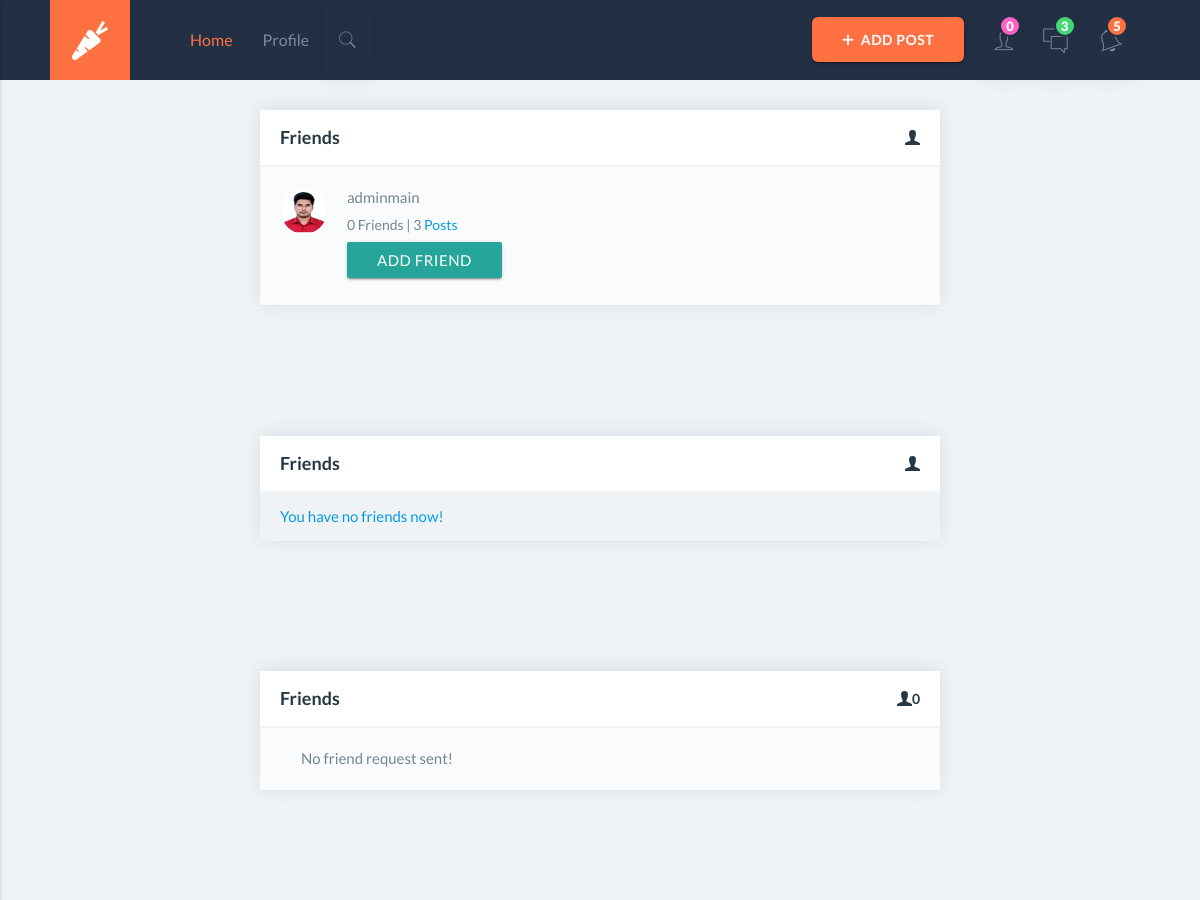
Before: /users/adminmain/ (signed in, upper part) with the older database file.
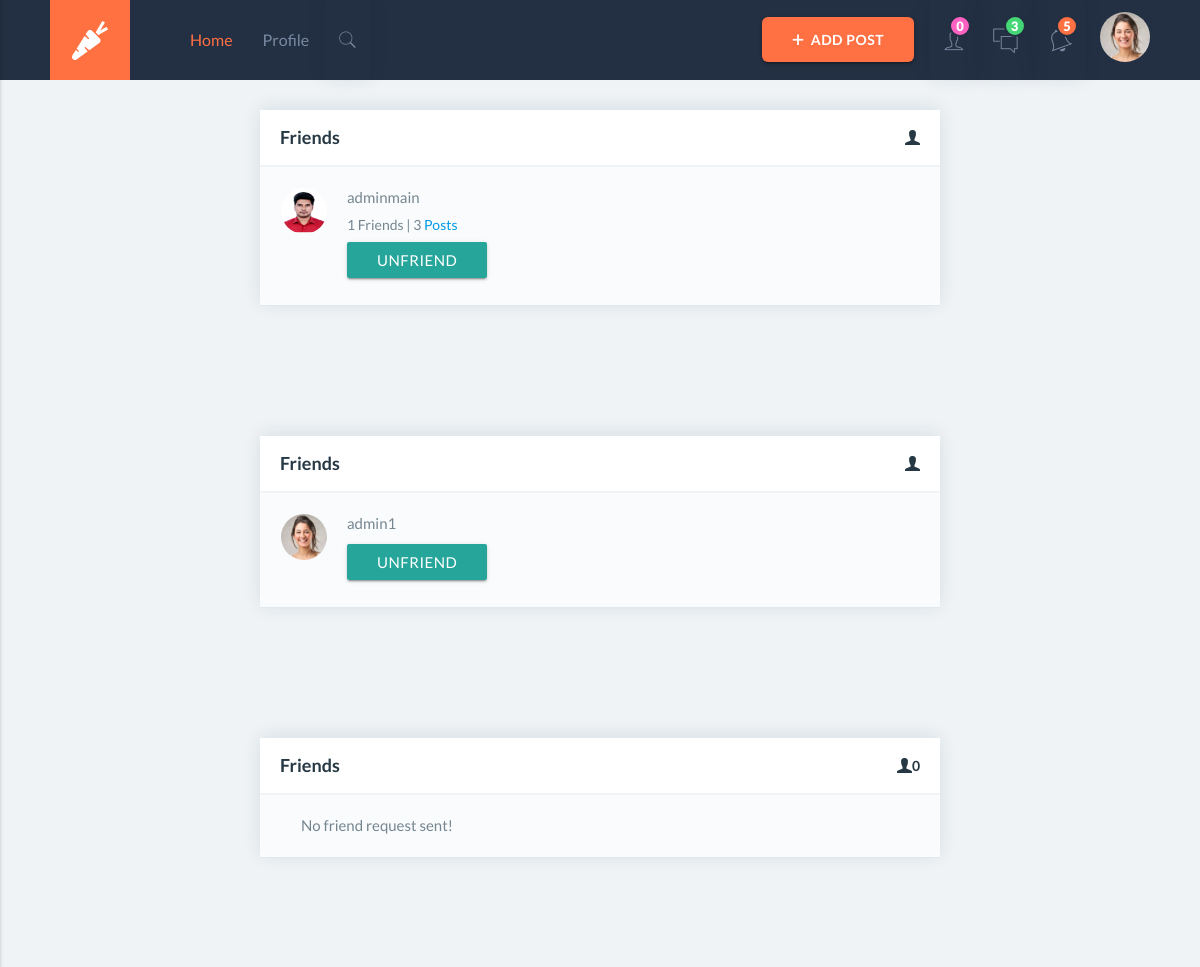
After: the same page with the newer database file.
### users/models.py (models this page shows, shortened)
class Profile(models.Model):
	user = models.OneToOneField(User, on_delete=models.CASCADE)
	image = models.ImageField(default='default.png', upload_to='profile_pics')
	slug = AutoSlugField(populate_from='user')
	bio = models.CharField(max_length=255, blank=True)
	friends = models.ManyToManyField("Profile", blank=True)
	def __str__(self):
		return str(self.user.username)

### users/views.py (the view)
# urls.py: path('users/<slug>/', user_views.profile_view, name='profile_view'),
@login_required
def profile_view(request, slug):
	p = Profile.objects.filter(slug=slug).first()
	u = p.user
	sent_friend_requests = FriendRequest.objects.filter(from_user=p.user)
	rec_friend_requests = FriendRequest.objects.filter(to_user=p.user)
	user_posts = Post.objects.filter(user_name=u)
	friends = p.friends.all()
	button_status = 'none'
	if p not in request.user.profile.friends.all():
		button_status = 'not_friend'
		if len(FriendRequest.objects.filter(
			from_user=request.user).filter(to_user=p.user)) == 1:
				button_status = 'friend_request_sent'
	context = {
		'u': u,
		'button_status': button_status,
		'friends_list': friends,
		'sent_friend_requests': sent_friend_requests,
		'rec_friend_requests': rec_friend_requests,
		'post_count': user_posts.count
	}
	return render(request, "users/profile.html", context)

### users/context_processor.py (called while the page is built)
def header_processor(request):
    date = datetime.datetime.now()
    friend_requests = None
    friend_request_count = 0
    user = None
    if request.user.is_authenticated:
        objects = FriendRequest.objects
        if objects is not None:
            friend_requests = objects.filter(to_user=request.user)
            friend_request_count = friend_requests.count()
        user = request.user
    return {
        'friend_requests': friend_requests,
        'fr_count': friend_request_count,
        'user': user,
        'date': date
    }

### users/templates/users/profile.html (shortened to what the changed rows need)
{% extends "feed/layout.html" %}
{% load static %}
{% block content %}
    <section class="notifications_area">
        <div class="notifications">
            <ul class="notifications_content">
                <li>
                    <div class="media">
                        <img src="{{ u.profile.image.url }}" alt="" class="circle responsive-img">
                        <div class="media_body">
                            <p>{{ u.username }}</p>
                            <h6>{{ u.profile.friends.count }} Friends | {{ post_count }} <a href="">Posts</a></h6>
                            <div class="btn_group">
                                {% if request.user == u %}
                                    <a class="btn btn-info" href="{% url 'edit_profile' %}">Edit Profile</a>
                                {% else %}
                                    {% if button_status == 'not_friend' %}
                                        <small><a class='btn btn-primary'
                                                  href="/users/friend-request/send/{{ u.id }}">Add
                                            Friend</a></small>
                                    {% elif button_status == 'friend_request_sent' %}
                                        <small><a class="btn btn-warning"
                                                  href="/users/friend-request/cancel/{{ u.id }}">Cancel
                                            Request</a></small>
                                    {% else %}
                                        <small><a class="btn btn-danger"
                                                  href="/users/friend/delete/{{ u.id }}">UnFriend</a></small>
                                    {% endif %}
                                {% endif %}
                            </div>
                        </div>
                    </div>
                </li>
            </ul>
        </div>
    </section>
    <section class="notifications_area">
        <div class="notifications">
            <ul class="notifications_content">
                {% if friends_list %}
                    {% for user_p in friends_list %}
                        <li>
                            <div class="media">
                                <img src="{{ user_p.image.url }}" alt="" class="circle responsive-img">
                                <div class="media_body">
                                    <p>{{ user_p }}</p>
                                    <div class="btn_group">
                                        <small><a class="btn btn-danger"
                                                  href="{% url 'delete_friend' user_p.id %}">UnFriend</a></small>
                                    </div>
                                </div>
                            </div>
                        </li>
                    {% endfor %}
                {% else %}
                    <li class="media"><a href="#" class="media_body">You have no friends now!</a></li>
                {% endif %}
            </ul>
        </div>
    </section>
{% endblock content %}

### feed/templates/feed/layout.html (shortened to what this page needs)
{% load static %}
<!DOCTYPE html>
<html lang="en">
<head>
    <link rel="stylesheet" href="{% static 'css/materialize.min.css' %}">
    <link rel="stylesheet" href="{% static 'vendors/tooltip/balloon.min.css' %}">
    <link rel="stylesheet" href="{% static 'vendors/ionicons/css/ionicons.min.css' %}">
    <link rel="stylesheet" href="{% static 'vendors/font-awesome/css/font-awesome.min.css' %}">
    <link rel="stylesheet" href="{% static 'vendors/calendar/dcalendar.picker.css' %}">
    <link rel="stylesheet" href="{% static 'vendors/check-button/jqflipswitch.default.style.css' %}">
    <link rel="stylesheet" href="{% static 'css/style.css' %}" media="all"/>
</head>
<body>
<nav class="header_area">
    <div class="custom_container">
        {% block navbar %}
            <div class="nav-wrapper">
                <a href="index.html" class="brand-logo"><img src="{% static 'images/logo.png' %}" alt=""></a>
                <ul class="left_menu hide-on-med-and-down">
                    <li><a href="{% url 'home' %}" class="active">Home</a></li>
                    {% if user.is_authenticated %}
                        <li><a href="{% url 'my_profile' %}">Profile</a></li>
                    {% else %}
                        <li><a href="{% url 'login' %}">Login</a></li>
                    {% endif %}
                    <li class="notifications search_sm"><a class="dropdown-button" href="#!" data-activates="dropdown5"><i
                            class="ion-ios-search"></i></a>
                    </li>
                </ul>
                <ul class="right right_menu hide-on-med-and-down">
                    {% if user.is_authenticated %}
                        <li><a href="#post_modal" class="waves-effect btn post_btn modal-trigger"><i
                                class="ion-plus"></i><span>Add Post</span></a></li>
                        <li class="notifications follow"><a class="dropdown-button" href="#!"
                                                            data-activates="dropdown4"><i
                                class="ion-ios-person-outline"></i><b class="n-number">{{ fr_count }}</b></a>
                        </li>
                        <li class="notifications messages"><a class="dropdown-button" href="#!"
                                                              data-activates="dropdown3"><i
                                class="ion-ios-chatboxes-outline"></i><b class="n-number">3</b></a>
                        </li>
                        <li class="notifications"><a class="dropdown-button" href="#!" data-activates="dropdown2"><i
                                class="ion-ios-bell-outline"></i><b class="n-number">5</b></a>
                        </li>
                        <li class="user_dropdown"><a class="dropdown-button" href="#!" data-activates="dropdown1"><img
                                src="{{ user.profile.image.url }}" style="max-width: 50px" alt="" class="circle p_2"></a>
                        </li>
                    {% endif %}
                </ul>
            </div>
        {% endblock %}
    </div>
</nav>
{% block content %}{% endblock content %}
</body>
</html>

Changed rows visible on the page:
now on this page (row edited): Profile: image (picture), user.username "admin1"
Other visible differences:
{{ u.profile.friends.count }}: "0" → "1"
text no longer shown: "ADD FRIEND You have no friends now!"
text now shown: "UNFRIEND"
